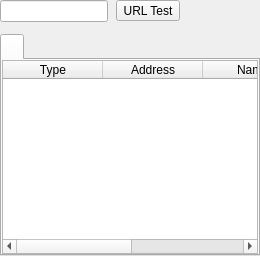
         <widget class="QWidget" name="page_servers">
          <layout class="QVBoxLayout" name="serversLayout">
           <property name="spacing">
            <number>12</number>
           </property>
           <property name="leftMargin">
            <number>0</number>
           </property>
           <property name="topMargin">
            <number>0</number>
           </property>
           <property name="rightMargin">
            <number>0</number>
           </property>
           <property name="bottomMargin">
            <number>0</number>
           </property>
           <item>
            <layout class="QHBoxLayout" name="serversToolbar">
             <property name="spacing">
              <number>8</number>
             </property>
             <item>
              <widget class="QLineEdit" name="search">
               <property name="clearButtonEnabled">
                <bool>true</bool>
               </property>
              </widget>
             </item>
             <item>
              <widget class="QToolButton" name="toolButton_url_test">
               <property name="text">
                <string>URL Test</string>
               </property>
               <property name="popupMode">
                <enum>QToolButton::InstantPopup</enum>
               </property>
               <property name="toolButtonStyle">
                <enum>Qt::ToolButtonTextUnderIcon</enum>
               </property>
              </widget>
             </item>
             <item>
              <spacer name="servers_spacer">
               <property name="orientation">
                <enum>Qt::Horizontal</enum>
               </property>
               <property name="sizeHint" stdset="0">
                <size>
                 <width>40</width>
                 <height>20</height>
                </size>
               </property>
              </spacer>
             </item>
            </layout>
           </item>
           <item>
            <widget class="QTabWidget" name="tabWidget">
             <property name="currentIndex">
              <number>0</number>
             </property>
             <property name="movable">
              <bool>true</bool>
             </property>
             <widget class="QWidget" name="widget1">
              <attribute name="title">
               <string/>
              </attribute>
              <layout class="QGridLayout" name="gridLayout_2">
               <property name="leftMargin">
                <number>0</number>
               </property>
               <property name="topMargin">
                <number>0</number>
               </property>
               <property name="rightMargin">
                <number>0</number>
               </property>
               <property name="bottomMargin">
                <number>0</number>
               </property>
               <property name="spacing">
                <number>0</number>
               </property>
               <item row="0" column="0">
                <widget class="MyTableWidget" name="proxyListTable">
                 <property name="contextMenuPolicy">
                  <enum>Qt::CustomContextMenu</enum>
                 </property>
                 <property name="editTriggers">
                  <set>QAbstractItemView::NoEditTriggers</set>
                 </property>
                 <property name="alternatingRowColors">
                  <bool>true</bool>
                 </property>
                 <property name="selectionBehavior">
                  <enum>QAbstractItemView::SelectRows</enum>
                 </property>
                 <property name="horizontalScrollMode">
                  <enum>QAbstractItemView::ScrollPerPixel</enum>
                 </property>
                 <property name="wordWrap">
                  <bool>false</bool>
                 </property>
                 <attribute name="horizontalHeaderMinimumSectionSize">
                  <number>16</number>
                 </attribute>
                 <attribute name="horizontalHeaderHighlightSections">
                  <bool>false</bool>
                 </attribute>
                 <attribute name="horizontalHeaderShowSortIndicator" stdset="0">
                  <bool>false</bool>
                 </attribute>
                 <attribute name="verticalHeaderDefaultSectionSize">
                  <number>30</number>
                 </attribute>
                 <column>
                  <property name="text">
                   <string>Type</string>
                  </property>
                 </column>
                 <column>
                  <property name="text">
                   <string>Address</string>
                  </property>
                 </column>
                 <column>
                  <property name="text">
                   <string>Name</string>
                  </property>
                 </column>
                 <column>
                  <property name="text">
                   <string>Test Result</string>
                  </property>
                 </column>
                 <column>
                  <property name="text">
                   <string>Traffic</string>
                  </property>
                 </column>
                </widget>
               </item>
              </layout>
             </widget>
            </widget>
           </item>
          </layout>
         </widget>
